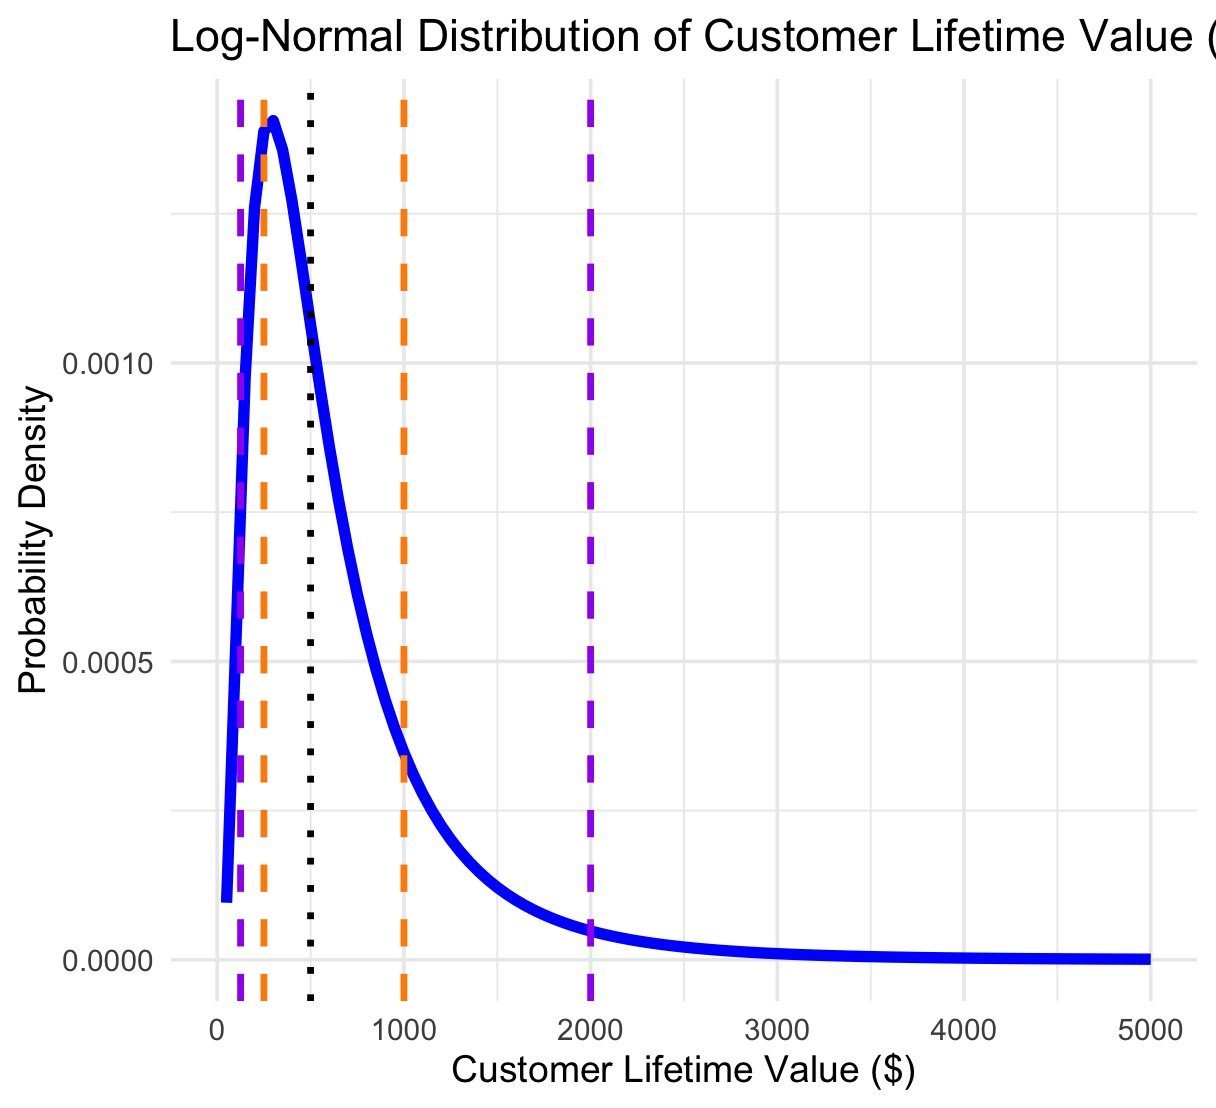

Recreate this plot in R.
# Log-Normal distribution example
# By Joe Domaleski

# Load necessary library
library(ggplot2)
library(scales)  # For better y-axis formatting

# Set log-normal distribution parameters
mu <- log(500)  # Mean in log-space (assuming typical CLV is around $500)
sigma <- 0.75  # Standard deviation in log-space (controls spread)

# Generate log-normal distribution data
x_values <- seq(50, 5000, by = 50)  # Range of possible customer spend values
y_values <- dlnorm(x_values, meanlog = mu, sdlog = sigma)  # Compute log-normal probabilities
data <- data.frame(x = x_values, y = y_values)

# Create the plot
ggplot(data, aes(x = x, y = y)) +
  geom_line(color = "blue", linewidth = 2) +  # Increased line thickness
  geom_vline(xintercept = 500, linetype = "dotted", color = "black", linewidth = 1.2) +  # Median CLV
  geom_vline(xintercept = c(250, 1000), linetype = "dashed", color = "darkorange", linewidth = 1.2) +  # ±50% range
  geom_vline(xintercept = c(125, 2000), linetype = "dashed", color = "purple", linewidth = 1.2) +  # ±75% range
  scale_x_continuous(limits = c(0, 5000)) +
  scale_y_continuous(labels = comma_format()) +  # Format y-axis for better readability
  labs(title = "Log-Normal Distribution of Customer Lifetime Value (CLV)",
       x = "Customer Lifetime Value ($)",
       y = "Probability Density") +
  theme_minimal(base_size = 14)
